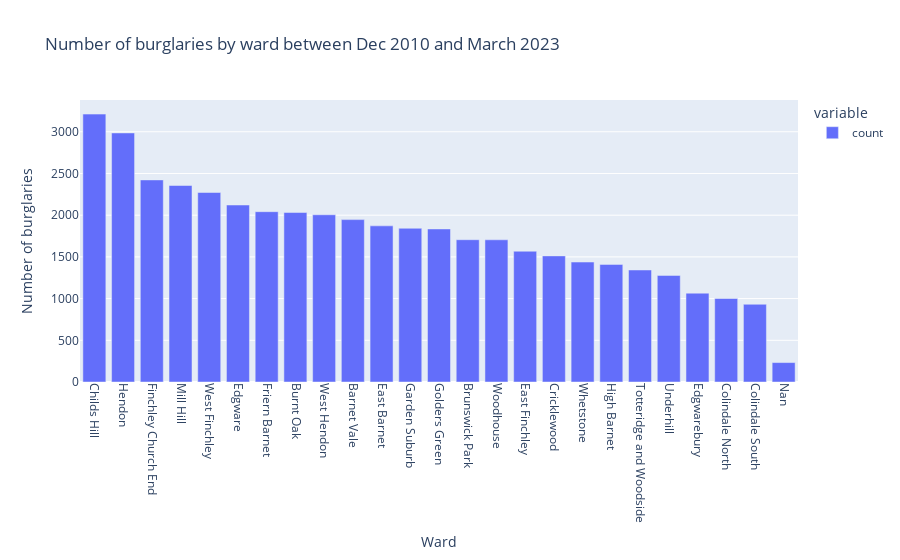

Source (notebook cell):
### Code cell
#filtered_df = filtered_df[filtered_df['Ward new'].notna()]
#filtered_df = filtered_df.drop(filtered_df[filtered_df['Ward new'] == 'Nan'].index, inplace = True)
df_bar = filtered_df['Ward new'].value_counts()

figure1 = px.bar(df_bar, title="Number of burglaries by ward between Dec 2010 and March 2023")
figure1.update_layout(
    xaxis_title="Ward",
    yaxis_title="Number of burglaries")
figure1.update_xaxes(tickangle=90)
figure1.show()

### Figure 1 — Plotly figure (JSON) as saved in the notebook; plotly's stock layout.template omitted (floating-point values rounded to 4 significant figures)
{"data": [{"alignmentgroup": "True", "hovertemplate": "variable=count<br>Ward new=%{x}<br>value=%{y}<extra></extra>", "legendgroup": "count", "marker": {"color": "#636efa", "pattern": {"shape": ""}}, "name": "count", "offsetgroup": "count", "orientation": "v", "showlegend": true, "textposition": "auto", "type": "bar", "x": ["Childs Hill", "Hendon", "Finchley Church End", "Mill Hill", "West Finchley", "Edgware", "Friern Barnet", "Burnt Oak", "West Hendon", "Barnet Vale", "East Barnet", "Garden Suburb", "Golders Green", "Brunswick Park", "Woodhouse", "East Finchley", "Cricklewood", "Whetstone", "High Barnet", "Totteridge and Woodside", "Underhill", "Edgwarebury", "Colindale North", "Colindale South", "Nan"], "xaxis": "x", "y": [3212, 2986, 2423, 2356, 2272, 2122, 2042, 2032, 2005, 1947, 1872, 1843, 1835, 1706, 1705, 1568, 1512, 1438, 1410, 1343, 1278, 1065, 1001, 932, 233], "yaxis": "y"}], "layout": {"barmode": "relative", "legend": {"title": {"text": "variable"}, "tracegroupgap": 0}, "title": {"text": "Number of burglaries by ward between Dec 2010 and March 2023"}, "xaxis": {"anchor": "y", "domain": [0, 1], "tickangle": 90, "title": {"text": "Ward"}}, "yaxis": {"anchor": "x", "domain": [0, 1], "title": {"text": "Number of burglaries"}}}}
